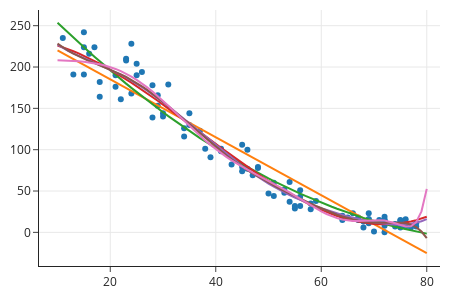

Notebook source saved alongside this figure:
### Markdown cell above
The plot below places all of the fits on the same graph so that we can see how the higher degree polynomials tend to bend more and more strangely.

### Code cell
ys = [make_ys(mod = mods[j], deg = degrees[j], xs = xs)
      for j in range(6)]

fig = go.Figure()

fig.add_trace(
    go.Scatter(x=X['temp'], y=y['ccf'],
              mode="markers"))

fig.add_trace(
    go.Scatter(x=xs, y=ys[0]))

fig.add_trace(
    go.Scatter(x=xs, y=ys[1]))

fig.add_trace(
    go.Scatter(x=xs, y=ys[2]))

fig.add_trace(
    go.Scatter(x=xs, y=ys[3]))

fig.add_trace(
    go.Scatter(x=xs, y=ys[4]))

fig.add_trace(
    go.Scatter(x=xs, y=ys[5]))


fig.update_layout(height=300, width=450, showlegend=False)
fig.show()
